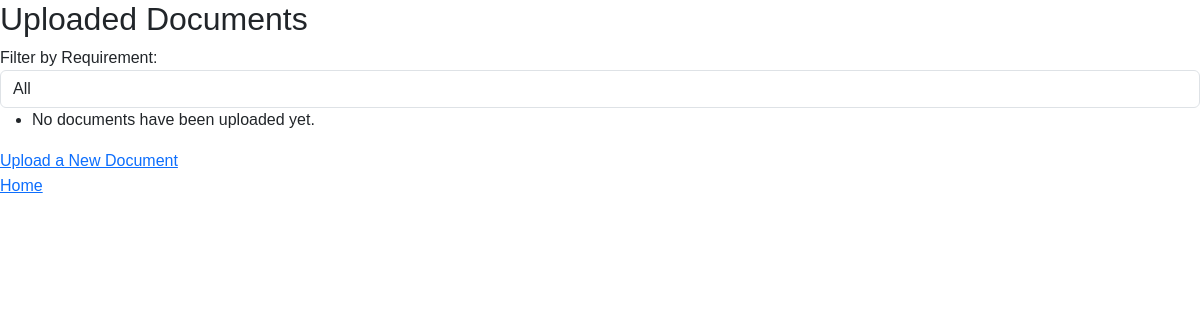
Before: /internship/documents/ (signed in) with the older database file.
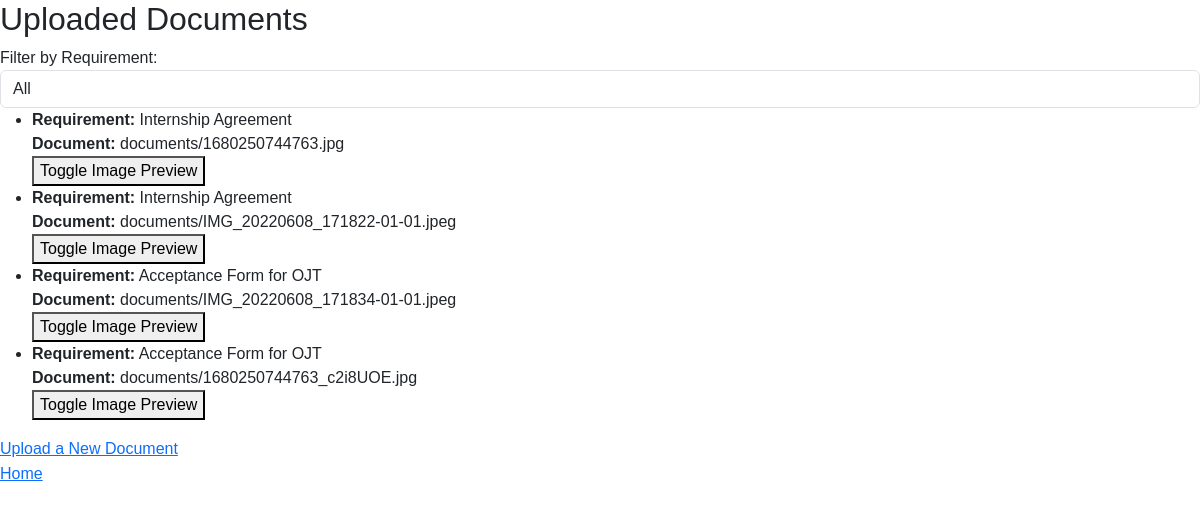
After: the same page with the newer database file.
### internship/models.py (models this page shows, shortened)
class Document(models.Model):
    REQUIREMENT_CHOICES = [
        ('Acceptance Form for OJT', 'Acceptance Form for OJT'),
        ('Internship Agreement', 'Internship Agreement'),
        ('Merit of Rating', 'Merit of Rating'),
        ('Student INFO Sheet', 'Student INFO Sheet'),
        ('Supervisor Feedback Form', 'Supervisor Feedback Form'),
        ('Student Feedback Form', 'Student Feedback Form'),
        ('Parent Consent', 'Parent Consent'),
        ('Barangay Clearance', 'Barangay Clearance'),
        ('Police Clearance', 'Police Clearance'),
        ('Parent ID', 'Parent ID'),
        ('Medical Certificate', 'Medical Certificate'),
        ('Cedula', 'Cedula'),
    ]
    user = models.ForeignKey(intern, on_delete=models.CASCADE)
    requirement = models.CharField(max_length=100, choices=REQUIREMENT_CHOICES)
    document_image = models.ImageField(upload_to='documents/')

### internship/views.py (the view)
# urls.py: path('documents/', views.document_list, name='document_list'),
@login_required
def document_list(request):
    documents = Document.objects.filter(user=request.user)
    return render(request, 'documents/document_list.html', {'documents': documents})

### templates/documents/document_list.html (shortened to what this page needs)
{% extends 'base.html' %}
{% block content %}
<h2>Uploaded Documents</h2>
<div class="filter-section">
  <label for="requirement-filter">Filter by Requirement:</label>
  <select id="requirement-filter" class="form-control">
    <option value="">All</option>
  </select>
</div>
<ul class="document-list">
  {% for document in documents %}
  <li class="document-item" data-requirement="{{ document.requirement }}">
    <strong>Requirement:</strong> {{ document.requirement }}<br>
    <strong>Document:</strong> {{ document.document_image.name }}<br>
    <button class="preview-button" data-image="{{ document.document_image.url }}">Toggle Image Preview</button>
  </li>
  {% empty %}
  <li>No documents have been uploaded yet.</li>
  {% endfor %}
</ul>
<a href="{% url 'upload_document' %}">Upload a New Document</a> <br>
<a href="{% url 'home' %}">Home</a>
{% endblock %}

Changed rows visible on the page:
added Document: requirement "Internship Agreement", document_image.name "documents/1680250744763.jpg"
added Document: requirement "Internship Agreement", document_image.name "documents/IMG_20220608_171822-01-01.jpeg"
added Document: requirement "Acceptance Form for OJT", document_image.name "documents/IMG_20220608_171834-01-01.jpeg"
added Document: requirement "Acceptance Form for OJT", document_image.name "documents/1680250744763_c2i8UOE.jpg"
Other visible differences:
text no longer shown: "No documents have been uploaded yet."
